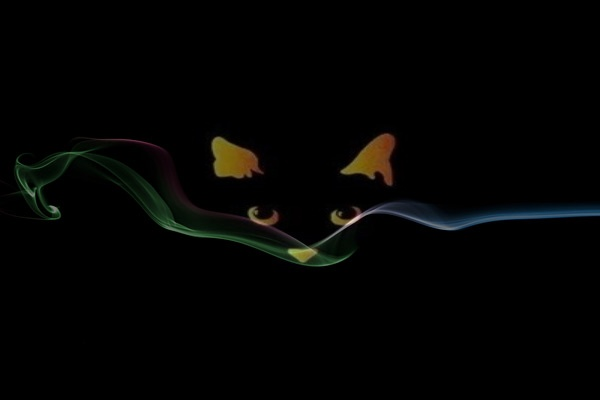
#> input picture exercise/1/blended_image.jpg, 600 x 400 px
$ python -i HSV.py   (imports and definitions only)
#> lines starting #> are read from the running program, lines starting #| are printed output that depends on the picture
import cv2
import numpy as np
import matplotlib.pyplot as plt


def image_processing(file_path):
    # 加载图像（确保路径正确）
#> called with file_path = '../../exercise/1/blended_image.jpg'
    image = cv2.imread(file_path)
#> image is the input picture: shape (400, 600, 3); mean B, G, R 2.6, 3.6, 3.3
    # 保存原图像到文件
    cv2.imwrite('static/original_image.jpg', image)
    # 将图像从BGR色彩空间转换到HSV色彩空间
    hsv_image = cv2.cvtColor(image, cv2.COLOR_BGR2HSV)
#> hsv_image: shape (400, 600, 3); mean H, S, V 10.2, 25.6, 4.5

    # 保存处理后的HSV图像到文件
    cv2.imwrite('static/hsv_image.jpg', hsv_image)

    # 显示原始图像和HSV图像（仅用于验证，实际应用中可能不需要）
    plt.figure(figsize=(12, 6))

    plt.subplot(1, 2, 1)
    plt.imshow(cv2.cvtColor(image, cv2.COLOR_BGR2RGB))
    plt.title('Original Image')
    plt.axis('off')

    plt.subplot(1, 2, 2)
    plt.imshow(cv2.cvtColor(hsv_image, cv2.COLOR_BGR2RGB))
    plt.title('HSV Image')
    plt.axis('off')

    plt.show()
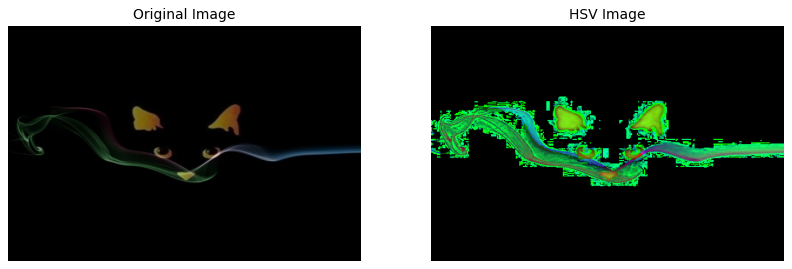
#> figure drawn by matplotlib, 2 panels

    # 假设 hsv_image 是你已经有的 HSV 格式图像
    # 分离HSV图像的三个通道
    h_channel, s_channel, v_channel = cv2.split(hsv_image)
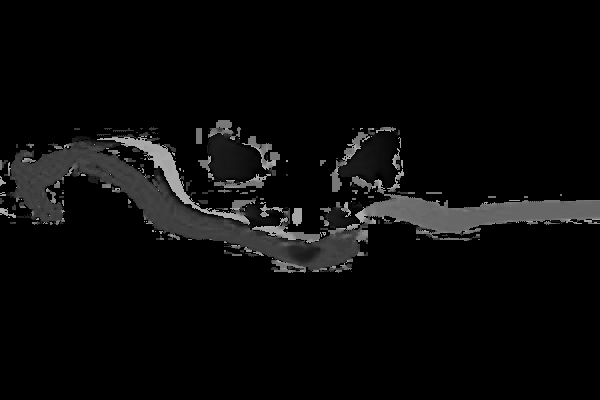
#> h_channel: shape (400, 600); min 0, max 179, mean 10.2
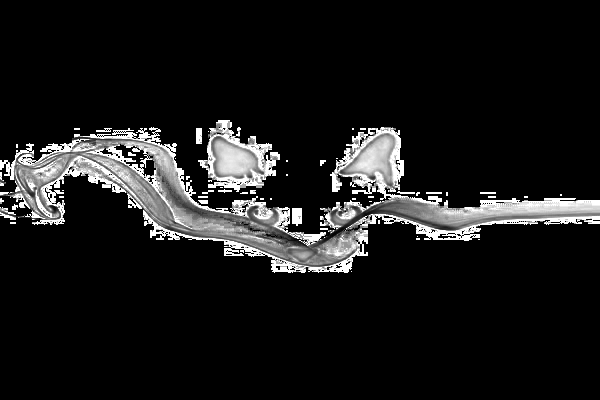
#> s_channel: shape (400, 600); min 0, max 255, mean 25.6
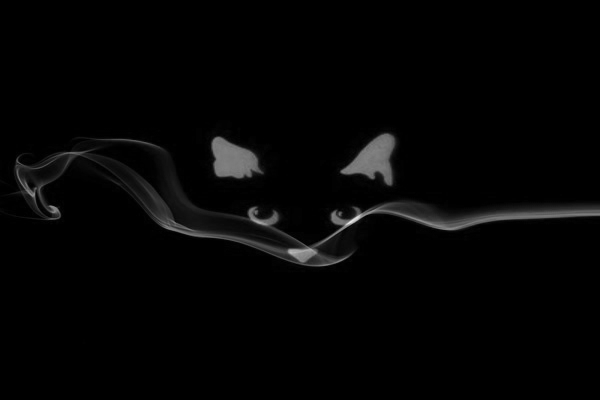
#> v_channel: shape (400, 600); min 0, max 235, mean 4.5

    # 保存分离出的通道图像到文件
    cv2.imwrite('static/h_image.jpg', h_channel)
    cv2.imwrite('static/s_image.jpg', s_channel)
    cv2.imwrite('static/v_image.jpg', v_channel)

    # 显示每个通道的图像
    plt.figure(figsize=(12, 4))

    plt.subplot(1, 3, 1)
    plt.imshow(h_channel, cmap='gray')
    plt.title('H Channel')
    plt.axis('off')

    plt.subplot(1, 3, 2)
    plt.imshow(s_channel, cmap='gray')
    plt.title('S Channel')
    plt.axis('off')

    plt.subplot(1, 3, 3)
    plt.imshow(v_channel, cmap='gray')
    plt.title('V Channel')
    plt.axis('off')

    plt.show()

    # 对V通道进行直方图均衡化
    equalized_v_channel = cv2.equalizeHist(v_channel)
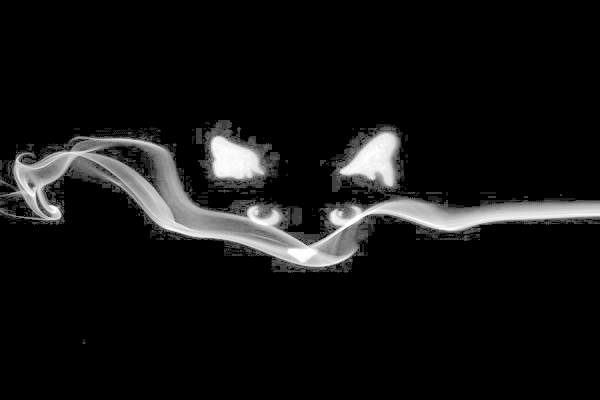
#> equalized_v_channel: shape (400, 600); min 0, max 255, mean 19.8

    # 对均衡化后的V通道进行颜色平滑处理
    # equalized_v_channel = cv2.GaussianBlur(equalized_v_channel, (5, 5), 0.5)

    cv2.imwrite('static/equalized_v_image.jpg', equalized_v_channel)

    # 显示均衡化前后的V通道图像（仅用于验证，实际应用中可能不需要）
    plt.figure(figsize=(12, 6))

    plt.subplot(1, 2, 1)
    plt.imshow(v_channel, cmap='gray')
    plt.title('Original V Channel')
    plt.axis('off')

    plt.subplot(1, 2, 2)
    plt.imshow(equalized_v_channel, cmap='gray')
    plt.title('Equalized V Channel')
    plt.axis('off')

    plt.show()

    # 假设 h_channel, s_channel 是你已经分离出的 H 和 S 通道图像
    # equalized_v_channel 是均衡化后的 V 通道图像
    # 将均衡化后的V通道重新合并到HSV图像中
    hsv_image_equalized = cv2.merge([h_channel, s_channel, equalized_v_channel])
#> hsv_image_equalized: shape (400, 600, 3); mean H, S, V 10.2, 25.6, 19.8

    # 将HSV图像转换回RGB格式
    rgb_image_equalized = cv2.cvtColor(hsv_image_equalized, cv2.COLOR_HSV2BGR)
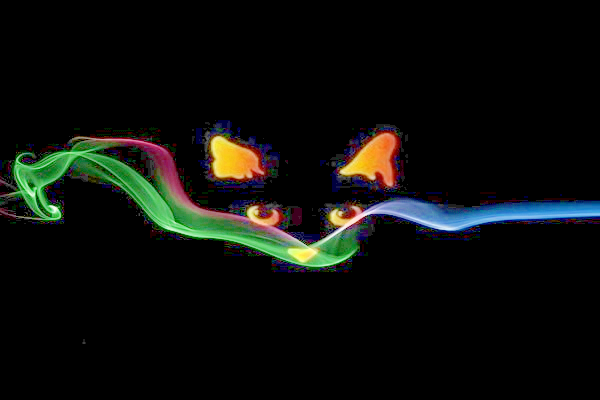
#> rgb_image_equalized: shape (400, 600, 3); mean B, G, R 11.5, 14.6, 12.5

    # 保存处理后的RGB图像到文件
    cv2.imwrite('static/equalized_rgb_image.jpg', rgb_image_equalized)

    # 显示处理前后的RGB图像（仅用于验证，实际应用中可能不需要）
    plt.figure(figsize=(12, 6))

    plt.subplot(1, 2, 1)
    plt.imshow(cv2.cvtColor(image, cv2.COLOR_BGR2RGB))
    plt.title('Original RGB Image')
    plt.axis('off')

    plt.subplot(1, 2, 2)
    plt.imshow(cv2.cvtColor(rgb_image_equalized, cv2.COLOR_BGR2RGB))
    plt.title('Equalized RGB Image')
    plt.axis('off')

    plt.show()
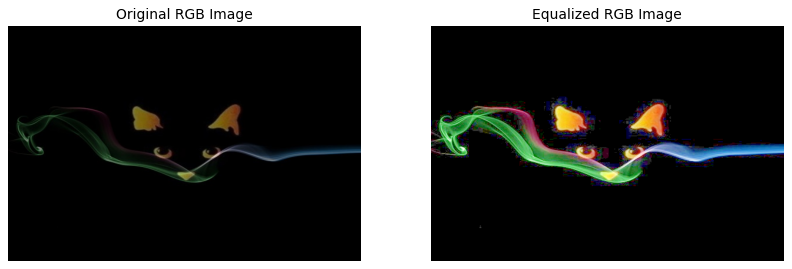
#> figure drawn by matplotlib, 2 panels

file_path = 'test.png'

# image_processing('game of thrones.jpg')

>>> result = image_processing('../../exercise/1/blended_image.jpg')
